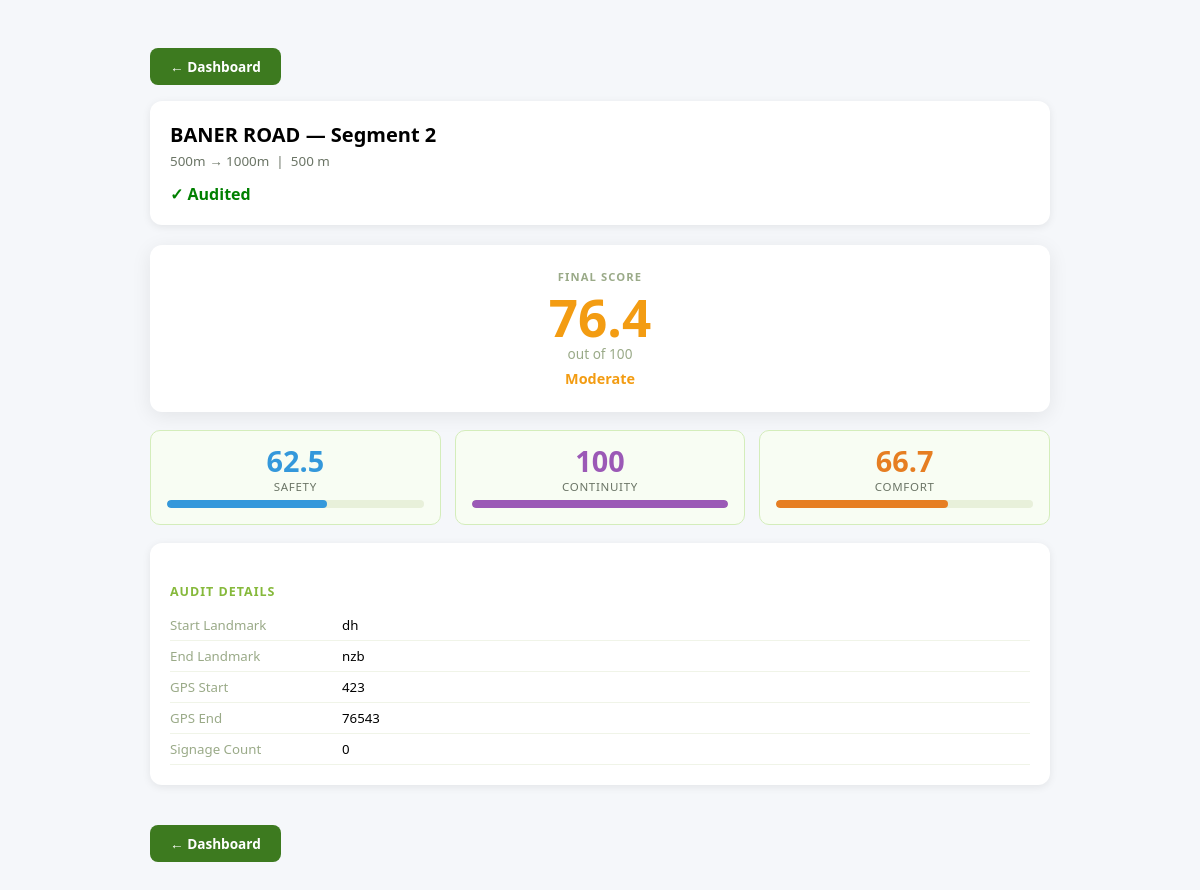
The app's page /pages/view.php?segment_id=2 (signed in) with its own data.
### tables this page shows
CREATE TABLE IF NOT EXISTS `segment_audits` (
  `id` int(11) NOT NULL AUTO_INCREMENT,
  `public_id` varchar(20) NOT NULL DEFAULT '',
  `session_id` int(11) NOT NULL,
  `segment_id` int(11) NOT NULL,
  `surveyor_id` int(11) NOT NULL,
  `start_landmark` varchar(255) NOT NULL,
  `end_landmark` varchar(255) NOT NULL,
  `gps_start` varchar(100) NOT NULL,
  `gps_end` varchar(100) NOT NULL,
  `cycle_track_missing` enum('Yes','No') DEFAULT NULL,
  `missing_length` decimal(8,2) DEFAULT NULL,
  `cyclist_use` enum('Yes','No') DEFAULT NULL,
  `better_surface` enum('Cycle Track','Road') DEFAULT NULL,
  `surface_material` enum('Interlock Blocks','Concrete','Asphalt') DEFAULT NULL,
  `people_walking` enum('Yes','No') DEFAULT NULL,
  `signage_count` smallint(5) UNSIGNED NOT NULL DEFAULT 0,
  `shade` enum('Yes','No','Partial') DEFAULT NULL,
  `light_after_sunset` enum('Yes','No','Partial') DEFAULT NULL,
  `track_geometry` enum('Road Level','Footpath Level','Segregated from FP&R','NA') DEFAULT NULL,
  `buffer_zone` enum('Segregated','Buffer Zone','None','NA') DEFAULT NULL,
  `surface_issues` longtext DEFAULT NULL CHECK (json_valid(`surface_issues`)),
  `overhead_issues` longtext DEFAULT NULL CHECK (json_valid(`overhead_issues`)),
  `footpath_rating` longtext DEFAULT NULL CHECK (json_valid(`footpath_rating`)),
  `footpath_score` tinyint(3) UNSIGNED NOT NULL DEFAULT 0,
  `segment_width` decimal(6,2) DEFAULT NULL,
  `segment_length` decimal(8,2) DEFAULT NULL,
  `comments` text DEFAULT NULL,
  `created_at` datetime NOT NULL DEFAULT current_timestamp(),
  `updated_at` datetime NOT NULL DEFAULT current_timestamp() ON UPDATE current_timestamp(),
  PRIMARY KEY (`id`),
  UNIQUE KEY `uq_segment_audits_public_id` (`public_id`),
  KEY `idx_sa_session` (`session_id`),
  KEY `idx_sa_segment` (`segment_id`),
  KEY `idx_sa_surveyor` (`surveyor_id`)
);

CREATE TABLE IF NOT EXISTS `roads` (
  `id` int(11) NOT NULL AUTO_INCREMENT,
  `public_id` varchar(20) NOT NULL DEFAULT '',
  `creator_id` int(11) NOT NULL,
  `name` varchar(255) NOT NULL,
  `start_point` varchar(255) DEFAULT NULL,
  `end_point` varchar(255) DEFAULT NULL,
  `total_length` decimal(8,2) DEFAULT NULL,
  `gps_start` varchar(100) DEFAULT NULL,
  `gps_end` varchar(100) DEFAULT NULL,
  `segment_method` enum('auto','manual') NOT NULL DEFAULT 'auto',
  `segment_length` decimal(8,2) DEFAULT NULL,
  `created_at` datetime NOT NULL DEFAULT current_timestamp(),
  `updated_at` datetime NOT NULL DEFAULT current_timestamp() ON UPDATE current_timestamp(),
  PRIMARY KEY (`id`),
  UNIQUE KEY `uq_roads_public_id` (`public_id`),
  KEY `fk_roads_creator` (`creator_id`)
);

CREATE TABLE IF NOT EXISTS `segments` (
  `id` int(11) NOT NULL AUTO_INCREMENT,
  `public_id` varchar(20) NOT NULL DEFAULT '',
  `road_id` int(11) NOT NULL,
  `segment_number` smallint(5) UNSIGNED NOT NULL,
  `start_label` varchar(255) DEFAULT NULL,
  `end_label` varchar(255) DEFAULT NULL,
  `start_distance` decimal(8,2) NOT NULL DEFAULT 0.00,
  `end_distance` decimal(8,2) NOT NULL DEFAULT 0.00,
  `length` decimal(8,2) NOT NULL DEFAULT 0.00,
  `status` enum('pending','in_progress','completed') NOT NULL DEFAULT 'pending',
  `completed_at` datetime DEFAULT NULL,
  `created_at` datetime NOT NULL DEFAULT current_timestamp(),
  `updated_at` datetime NOT NULL DEFAULT current_timestamp() ON UPDATE current_timestamp(),
  PRIMARY KEY (`id`),
  UNIQUE KEY `uq_segments_public_id` (`public_id`),
  UNIQUE KEY `uq_segments_road_num` (`road_id`,`segment_number`),
  KEY `idx_segments_road` (`road_id`),
  KEY `idx_segments_status` (`status`)
);

### services/ScoreService.php (called while the page is built, shortened)
<?php
function calculateSegmentScore(int $segmentAuditId, PDO $pdo): array
{
    $stmtAudit = $pdo->prepare(
        'SELECT buffer_zone, light_after_sunset, shade, surface_material
         FROM   segment_audits
         WHERE  id = ?
         LIMIT  1'
    );
    $stmtAudit->execute([$segmentAuditId]);
    $audit = $stmtAudit->fetch(PDO::FETCH_ASSOC);
    $stmtObs = $pdo->prepare(
        'SELECT COALESCE(SUM(partial_obstructions), 0) AS partial,
                COALESCE(SUM(total_obstructions),   0) AS total,
                COALESCE(SUM(cyclist_slowed),        0) AS slowed
         FROM   obstructions
         WHERE  audit_id = ?'
    );
    $stmtObs->execute([$segmentAuditId]);
    $obs = $stmtObs->fetch(PDO::FETCH_ASSOC);
    $partial = (float)$obs['partial'];
    $totalO  = (float)$obs['total'];
    $slowed  = (float)$obs['slowed'];
    $stmtInt = $pdo->prepare(
        'SELECT off_ramp, on_ramp, markings, signage
         FROM   intersections
         WHERE  audit_id = ?'
    );
    $stmtInt->execute([$segmentAuditId]);
    $intersections = $stmtInt->fetchAll(PDO::FETCH_ASSOC);
    $noRampCount = 0;
    $noSignCount = 0;
    $bufferPenalty = match($audit['buffer_zone'] ?? null) {
        'Segregated', 'Buffer Zone' => 0.0,
        'NA'                        => 0.0,
        'None'                      => 100.0,
        default                     => 50.0,
    };
    $lightPenalty = match($audit['light_after_sunset'] ?? null) {
        'Yes'     => 0.0,
        'Partial' => 50.0,
        default   => 100.0,
    };
    $rampSafetyPenalty = match (true) {
        $noRampCount === 0 => 0.0,
        $noRampCount === 1 => 50.0,
        $noRampCount <= 3  => 75.0,
        default            => 100.0,
    };
    $partialPenalty = match (true) {
        $partial < 5   => 0.0,
        $partial <= 10 => 50.0,
        default        => 100.0,
    };
    $safetyPenalty = ($bufferPenalty + $lightPenalty + $rampSafetyPenalty + $partialPenalty) / 4.0;
    $rampContPenalty = match (true) {
        $noRampCount === 0 => 0.0,
        $noRampCount >= 5  => 100.0,
        $noRampCount >= 3  => 50.0,
        default            => 25.0,
    };
    $signPenalty = match (true) {
        $noSignCount === 0 => 0.0,
        $noSignCount === 1 => 50.0,
        $noSignCount <= 3  => 75.0,
        default            => 100.0,
    };
    $totalObsPenalty = match (true) {
        $totalO < 5   => 0.0,
        $totalO <= 10 => 50.0,
        default       => 100.0,
    };
    $continuityPenalty = ($rampContPenalty + $signPenalty + $totalObsPenalty) / 3.0;
    $surfacePenalty = ($audit['surface_material'] === 'Interlock Blocks') ? 100.0 : 0.0;
    $slowedPenalty = match (true) {
        $slowed < 5   => 0.0,
        $slowed <= 10 => 50.0,
        $slowed <= 20 => 75.0,
        default       => 100.0,
    };
    $shadePenalty = match($audit['shade'] ?? null) {
        'Yes'     => 0.0,
        'Partial' => 50.0,
        default   => 100.0,
    };
    $comfortPenalty = ($surfacePenalty + $slowedPenalty + $shadePenalty) / 3.0;
    $avgPenalty = ($safetyPenalty + $continuityPenalty + $comfortPenalty) / 3.0;
    $finalScore = round(100.0 - $avgPenalty, 1);
    $rating = match (true) {
        $finalScore >= SCORE_GOOD     => 'Good',
        $finalScore >= SCORE_MODERATE => 'Moderate',
        default                       => 'Poor',
    };
    return [
        'safety_penalty'     => round($safetyPenalty,     1),
        'continuity_penalty' => round($continuityPenalty, 1),
        'comfort_penalty'    => round($comfortPenalty,    1),
        'safety_score'       => round(100.0 - $safetyPenalty,     1),
        'continuity_score'   => round(100.0 - $continuityPenalty, 1),
        'comfort_score'      => round(100.0 - $comfortPenalty,    1),
        'final'  => $finalScore,
        'rating' => $rating,
    ];
}
function ratingColour(string $rating): string
{
    return match ($rating) {
        'Good'     => '#27ae60',
        'Moderate' => '#f39c12',
        default    => '#e74c3c',
    };
}

### pages/view.php (the view, shortened to what this page needs)
<?php
require_once __DIR__ . '/../config/db.php';
require_once __DIR__ . '/../services/ScoreService.php';
$segmentId = isset($_GET['segment_id']) ? (int)$_GET['segment_id'] : 0;
$stmt = $pdo->prepare(
    'SELECT sa.*, s.length AS seg_length, s.segment_number,
            s.start_label, s.end_label, r.name AS road_name
     FROM   segment_audits sa
     JOIN   segments s ON s.id = sa.segment_id
     JOIN   roads    r ON r.id = s.road_id
     WHERE  sa.segment_id = ?
     ORDER  BY sa.id DESC LIMIT 1'
);
$stmt->execute([$segmentId]);
$row = $stmt->fetch(PDO::FETCH_ASSOC);
$auditId = (int)$row['id'];
$score   = calculateSegmentScore($auditId, $pdo);
$colour  = ratingColour($score['rating']);
?>
<!DOCTYPE html>
<html lang="en">
<head>
<link rel="stylesheet" href="../css/view.css">
<link rel="stylesheet" href="../css/view-inline.css">
</head>
<body>
<div class="container">
  <a href="dashboard.php" class="back-btn">← Dashboard</a>
  <div class="card" style="margin-top:16px">
    <div class="title">
      <?= htmlspecialchars($row['road_name']) ?> — Segment <?= (int)$row['segment_number'] ?>
    </div>
    <p style="font-size:.84rem;color:#6b7566;margin-top:4px">
      <?= htmlspecialchars($row['start_label'] ?? '') ?> →
      <?= htmlspecialchars($row['end_label']   ?? '') ?>
      &nbsp;|&nbsp; <?= (float)$row['seg_length'] ?> m
    </p>
    <div class="status completed">✓ Audited</div>
  </div>
  <div class="final-box">
    <div style="font-size:.7rem;font-weight:700;letter-spacing:.1em;text-transform:uppercase;color:#9aaa88;margin-bottom:8px">Final Score</div>
    <div class="final-num" style="color:<?= $colour ?>"><?= $score['final'] ?></div>
    <div style="font-size:.85rem;color:#9aaa88">out of 100</div>
    <div style="font-size:.9rem;font-weight:700;margin-top:6px;color:<?= $colour ?>"><?= $score['rating'] ?></div>
  </div>
  <div class="score-grid">
    <?php foreach ([
      ['Safety',     $score['safety_score'],     '#3498db'],
      ['Continuity', $score['continuity_score'], '#9b59b6'],
      ['Comfort',    $score['comfort_score'],    '#e67e22'],
    ] as [$lbl, $val, $col]): ?>
    <div class="score-box">
      <div class="val" style="color:<?= $col ?>"><?= $val ?></div>
      <div class="lbl"><?= $lbl ?></div>
      <div class="prog-bar-wrap">
        <div class="prog-bar-fill" style="width:<?= $val ?>%;background:<?= $col ?>"></div>
      </div>
    </div>
    <?php endforeach; ?>
  </div>
  <div class="card">
    <div class="section-title">Audit Details</div>
    <?php
    $details = [
      'Start Landmark'      => $row['start_landmark'],
      'End Landmark'        => $row['end_landmark'],
      'GPS Start'           => $row['gps_start'],
      'GPS End'             => $row['gps_end'],
      'Cycle Track Missing' => $row['cycle_track_missing'],
      'Missing Length'      => $row['missing_length'] ? $row['missing_length'].' m' : null,
      'Cyclist Can Use'     => $row['cyclist_use'],
      'Better Surface'      => $row['better_surface'],
      'Surface Material'    => $row['surface_material'],
      'People Walking'      => $row['people_walking'],
      'Signage Count'       => $row['signage_count'],
      'Shade'               => $row['shade'],
      'Light After Sunset'  => $row['light_after_sunset'],
      'Track Geometry'      => $row['track_geometry'],
      'Buffer Zone'         => $row['buffer_zone'],
      'Segment Width'       => $row['segment_width']  ? $row['segment_width'].' m'  : null,
      'Segment Length'      => $row['segment_length'] ? $row['segment_length'].' m' : null,
    ];
    foreach ($details as $k => $v):
      if ($v === null || $v === '') continue; ?>
    <div class="detail-row">
      <span class="detail-key"><?= $k ?></span>
      <span style="font-weight:500"><?= htmlspecialchars((string)$v) ?></span>
    </div>
    <?php endforeach; ?>
  </div>
  <a href="dashboard.php" class="back-btn">← Dashboard</a>
</div>
</body>
</html>

### css/view.css (style rules this page uses)
body { font-family: 'Segoe UI', sans-serif; background: #f5f7fa; }
.container { max-width: 900px; margin: auto; padding: 20px; }
.card { background: white; border-radius: 12px; padding: 20px; margin-bottom: 20px; box-shadow: 0 2px 8px rgba(0,0,0,0.08); }
.title { font-size: 20px; font-weight: bold; }
.status { font-weight: bold; }
.completed { color: green; }

### css/view-inline.css (style rules this page uses)
.score-grid { display:grid;grid-template-columns:repeat(3,1fr);gap:14px;margin:18px 0 }
.score-box { background:#f8fdf3;border:1px solid #d4edbb;border-radius:10px;padding:16px;text-align:center }
.score-box .val { font-size:1.8rem;font-weight:800;line-height:1 }
.score-box .lbl { font-size:.72rem;color:#6b7566;margin-top:4px;text-transform:uppercase;letter-spacing:.06em }
.final-box { background:#fff;border-radius:12px;padding:24px;text-align:center; box-shadow:0 4px 20px rgba(0,0,0,.08);margin:18px 0 }
.final-num { font-size:3.2rem;font-weight:800;line-height:1 }
.back-btn { display:inline-flex;align-items:center;gap:6px;margin-top:20px; background:#3d7a1f;color:#fff;padding:9px 20px;border-radius:8px; text-decoration:none;font-weight:700;font-size:.85rem }
.prog-bar-wrap { height:8px;background:#e8f0da;border-radius:99px;overflow:hidden;margin-top:6px }
.prog-bar-fill { height:100%;border-radius:99px }
.section-title { font-size:.78rem;font-weight:700;letter-spacing:.08em; text-transform:uppercase;color:#86B93B;margin:20px 0 10px }
.detail-row { display:flex;gap:12px;padding:6px 0;border-bottom:1px solid #f0f4e8;font-size:.83rem }
.detail-key { color:#9aaa88;min-width:160px }

### records on screen
segment_audits: roads.name "BANER ROAD", segment.segment_number "2", segment.start_label "500m", segment.end_label "1000m", segment.length "500", start_landmark "dh", end_landmark "nzb", gps_start "423", gps_end "76543"

### other values on screen
$score['final'] "76.4"
$score['rating'] "Moderate"
$val "62.5"
$lbl "SAFETY"
$val "100"
$lbl "CONTINUITY"
$val "66.7"
$lbl "COMFORT"
$k "Start Landmark"
$k "End Landmark"
$k "GPS Start"
$k "GPS End"
$k "Signage Count"
$v "0"
